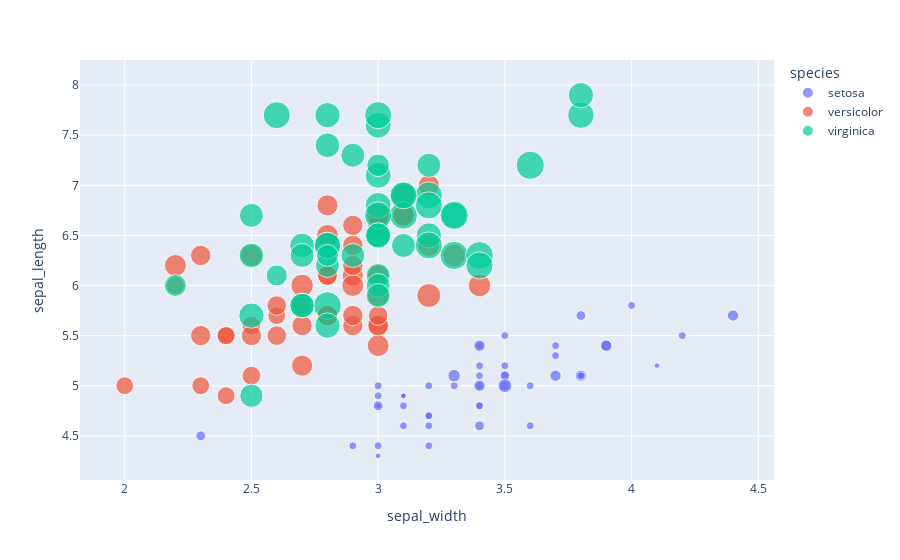

The cell this chart's notebook holds for it:
### Code cell
fig = px.scatter(df_iris,x="sepal_width",y="sepal_length",color="species",size="petal_width")
fig.show()

### Figure 1 — Plotly figure (JSON) as saved in the notebook; plotly's stock layout.template omitted (floating-point values rounded to 4 significant figures)
{"data": [{"hovertemplate": "species=setosa<br>sepal_width=%{x}<br>sepal_length=%{y}<br>petal_width=%{marker.size}<extra></extra>", "legendgroup": "setosa", "marker": {"color": "#636efa", "size": [0.2, 0.2, 0.2, 0.2, 0.2, 0.4, 0.3, 0.2, 0.2, 0.1, 0.2, 0.2, 0.1, 0.1, 0.2, 0.4, 0.4, 0.3, 0.3, 0.3, 0.2, 0.4, 0.2, 0.5, 0.2, 0.2, 0.4, 0.2, 0.2, 0.2, 0.2, 0.4, 0.1, 0.2, 0.1, 0.2, 0.2, 0.1, 0.2, 0.2, 0.3, 0.3, 0.2, 0.6, 0.4, 0.3, 0.2, 0.2, 0.2, 0.2], "sizemode": "area", "sizeref": 0.00625, "symbol": "circle"}, "mode": "markers", "name": "setosa", "orientation": "v", "showlegend": true, "type": "scatter", "x": [3.5, 3, 3.2, 3.1, 3.6, 3.9, 3.4, 3.4, 2.9, 3.1, 3.7, 3.4, 3, 3, 4, 4.4, 3.9, 3.5, 3.8, 3.8, 3.4, 3.7, 3.6, 3.3, 3.4, 3, 3.4, 3.5, 3.4, 3.2, 3.1, 3.4, 4.1, 4.2, 3.1, 3.2, 3.5, 3.1, 3, 3.4, 3.5, 2.3, 3.2, 3.5, 3.8, 3, 3.8, 3.2, 3.7, 3.3], "xaxis": "x", "y": [5.1, 4.9, 4.7, 4.6, 5, 5.4, 4.6, 5, 4.4, 4.9, 5.4, 4.8, 4.8, 4.3, 5.8, 5.7, 5.4, 5.1, 5.7, 5.1, 5.4, 5.1, 4.6, 5.1, 4.8, 5, 5, 5.2, 5.2, 4.7, 4.8, 5.4, 5.2, 5.5, 4.9, 5, 5.5, 4.9, 4.4, 5.1, 5, 4.5, 4.4, 5, 5.1, 4.8, 5.1, 4.6, 5.3, 5], "yaxis": "y"}, {"hovertemplate": "species=versicolor<br>sepal_width=%{x}<br>sepal_length=%{y}<br>petal_width=%{marker.size}<extra></extra>", "legendgroup": "versicolor", "marker": {"color": "#EF553B", "size": [1.4, 1.5, 1.5, 1.3, 1.5, 1.3, 1.6, 1, 1.3, 1.4, 1, 1.5, 1, 1.4, 1.3, 1.4, 1.5, 1, 1.5, 1.1, 1.8, 1.3, 1.5, 1.2, 1.3, 1.4, 1.4, 1.7, 1.5, 1, 1.1, 1, 1.2, 1.6, 1.5, 1.6, 1.5, 1.3, 1.3, 1.3, 1.2, 1.4, 1.2, 1, 1.3, 1.2, 1.3, 1.3, 1.1, 1.3], "sizemode": "area", "sizeref": 0.00625, "symbol": "circle"}, "mode": "markers", "name": "versicolor", "orientation": "v", "showlegend": true, "type": "scatter", "x": [3.2, 3.2, 3.1, 2.3, 2.8, 2.8, 3.3, 2.4, 2.9, 2.7, 2, 3, 2.2, 2.9, 2.9, 3.1, 3, 2.7, 2.2, 2.5, 3.2, 2.8, 2.5, 2.8, 2.9, 3, 2.8, 3, 2.9, 2.6, 2.4, 2.4, 2.7, 2.7, 3, 3.4, 3.1, 2.3, 3, 2.5, 2.6, 3, 2.6, 2.3, 2.7, 3, 2.9, 2.9, 2.5, 2.8], "xaxis": "x", "y": [7, 6.4, 6.9, 5.5, 6.5, 5.7, 6.3, 4.9, 6.6, 5.2, 5, 5.9, 6, 6.1, 5.6, 6.7, 5.6, 5.8, 6.2, 5.6, 5.9, 6.1, 6.3, 6.1, 6.4, 6.6, 6.8, 6.7, 6, 5.7, 5.5, 5.5, 5.8, 6, 5.4, 6, 6.7, 6.3, 5.6, 5.5, 5.5, 6.1, 5.8, 5, 5.6, 5.7, 5.7, 6.2, 5.1, 5.7], "yaxis": "y"}, {"hovertemplate": "species=virginica<br>sepal_width=%{x}<br>sepal_length=%{y}<br>petal_width=%{marker.size}<extra></extra>", "legendgroup": "virginica", "marker": {"color": "#00cc96", "size": [2.5, 1.9, 2.1, 1.8, 2.2, 2.1, 1.7, 1.8, 1.8, 2.5, 2, 1.9, 2.1, 2, 2.4, 2.3, 1.8, 2.2, 2.3, 1.5, 2.3, 2, 2, 1.8, 2.1, 1.8, 1.8, 1.8, 2.1, 1.6, 1.9, 2, 2.2, 1.5, 1.4, 2.3, 2.4, 1.8, 1.8, 2.1, 2.4, 2.3, 1.9, 2.3, 2.5, 2.3, 1.9, 2, 2.3, 1.8], "sizemode": "area", "sizeref": 0.00625, "symbol": "circle"}, "mode": "markers", "name": "virginica", "orientation": "v", "showlegend": true, "type": "scatter", "x": [3.3, 2.7, 3, 2.9, 3, 3, 2.5, 2.9, 2.5, 3.6, 3.2, 2.7, 3, 2.5, 2.8, 3.2, 3, 3.8, 2.6, 2.2, 3.2, 2.8, 2.8, 2.7, 3.3, 3.2, 2.8, 3, 2.8, 3, 2.8, 3.8, 2.8, 2.8, 2.6, 3, 3.4, 3.1, 3, 3.1, 3.1, 3.1, 2.7, 3.2, 3.3, 3, 2.5, 3, 3.4, 3], "xaxis": "x", "y": [6.3, 5.8, 7.1, 6.3, 6.5, 7.6, 4.9, 7.3, 6.7, 7.2, 6.5, 6.4, 6.8, 5.7, 5.8, 6.4, 6.5, 7.7, 7.7, 6, 6.9, 5.6, 7.7, 6.3, 6.7, 7.2, 6.2, 6.1, 6.4, 7.2, 7.4, 7.9, 6.4, 6.3, 6.1, 7.7, 6.3, 6.4, 6, 6.9, 6.7, 6.9, 5.8, 6.8, 6.7, 6.7, 6.3, 6.5, 6.2, 5.9], "yaxis": "y"}], "layout": {"legend": {"itemsizing": "constant", "title": {"text": "species"}, "tracegroupgap": 0}, "margin": {"t": 60}, "xaxis": {"anchor": "y", "domain": [0, 1], "title": {"text": "sepal_width"}}, "yaxis": {"anchor": "x", "domain": [0, 1], "title": {"text": "sepal_length"}}}}
